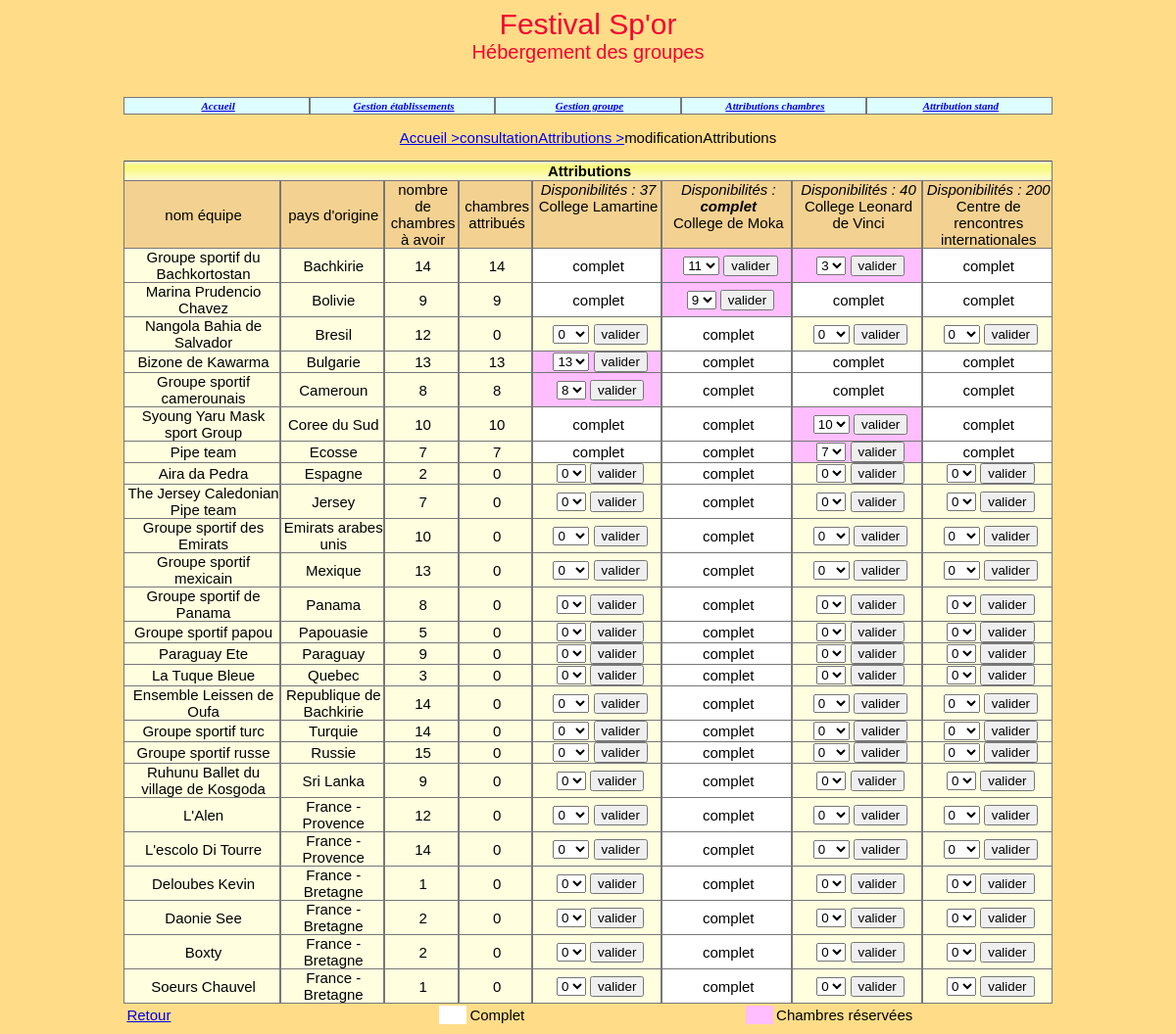
Page /modificationAttributions.php on the committed database.
### tables this page shows
create table Etablissement 
(idEtab char(8) not null, 
nomEtab varchar(45) not null,
adresseRue varchar(45) not null, 
codePostal char(5) not null, 
ville varchar(35) not null,
tel varchar(13) not null,
adresseElectronique varchar(70),
type tinyint(1) not null,
civiliteResponsable varchar(12) not null,
nomResponsable varchar(25) not null,
prenomResponsable varchar(25),
nombreChambresOffertes integer,
constraint pk_Etablissement primary key(idEtab));

create table Groupe
(idGroupe char(4) not null, 
nomGroupe varchar(40) not null, 
identiteResponsable varchar(40) default null,
adressePostale varchar(120) default null,
nombrePersonnes integer not null, 
nomPays varchar(40) not null, 
hebergement char(1) not null,
ligue varchar(40) default null,
stand bool not null,
constraint pk_Groupe primary key(idGroupe));

### _gestionBase.inc.php (called while the page is built, shortened)
<?php
function obtenirReqEtablissementsOffrantChambres($connexion)
{
   $req="select idEtab, nomEtab, nombreChambresOffertes from Etablissement where
         nombreChambresOffertes!=0 order by idEtab";
   $rsEtab=$connexion-> query($req );
   return $rsEtab->fetchAll();
}
function obtenirNbEtabOffrantChambres($connexion)
{
   $req="select count(*) as nombreEtabOffrantChambres from Etablissement where
         nombreChambresOffertes!=0";
   $rsEtabOffrantChambres=$connexion-> query($req);
   $lgEtabOffrantChambres=$rsEtabOffrantChambres->fetchAll();
   foreach ($lgEtabOffrantChambres as $row)
   {
      $EtabOffrantChambres = $row['nombreEtabOffrantChambres'];
   }
   return $EtabOffrantChambres;
}
function obtenirReqIdNomGroupesAHeberger()
{
   $req="select idGroupe, nomGroupe, nomPays, nombrePersonnes from Groupe where hebergement='O' order by idGroupe";
   return $req;
}
function obtenirNbOccup($connexion, $idEtab)
{
   $req="select IFNULL(sum(nombreChambres), 0) as totalChambresOccup from
        Attribution where idEtab='$idEtab'";
   $rsOccup=$connexion->query($req);
   $lgOccup=$rsOccup->fetchAll();
   foreach ($lgOccup as $row)
   {
      $chambre = $row['totalChambresOccup'];
   }
   return $chambre;
}
function obtenirNbOccupGroupe($connexion, $idEtab, $idGroupe)
{
   $req="select nombreChambres From Attribution where idEtab='$idEtab'
        and idGroupe='$idGroupe'";
   $rsAttribGroupe=$connexion->query($req);
   if ($lgAttribGroupe=$rsAttribGroupe->fetchAll())
   {
      foreach ($lgAttribGroupe as $row)
      {
         $nombreChambres = $row['nombreChambres'];
      }
      return $nombreChambres;
   }
   else
      return 0;
}
?>

### modificationAttributions.php (the view, shortened to what this page needs)
<?php
echo "<font size='2'>";
include("_debut.inc.php");
include("_gestionBase.inc.php");
echo "<table width='80%' cellpadding='0' cellspacing='0' align='center'>
   <tr>
   <td align='center'><a href='index.php'>Accueil ></a><a href='consultationAttributions.php'>consultationAttributions ></a>modificationAttributions</td>
   </tr>
</table>
<br>";
$nbEtabOffrantChambres=obtenirNbEtabOffrantChambres($connexion);
$nb=$nbEtabOffrantChambres+4;
$pourcCol=50/$nbEtabOffrantChambres;
echo "
<table width='80%' cellspacing='0' cellpadding='0' align='center'
class='tabQuadrille'>";
   echo "
   <tr class='enTeteTabQuad'>
      <td colspan=$nb><strong>Attributions</strong></td>
   </tr>";
   echo "
   <tr class='enTeteTabQuadSecond'>
      <td>nom équipe</td>
      <td>pays d'origine</td>
      <td>nombre de chambres à avoir</td>
      <td>chambres attribués</td>";
   $lgEtab=obtenirReqEtablissementsOffrantChambres($connexion);
   foreach ($lgEtab as $row)
   {
      $idEtab=$row["idEtab"];
      $nom=$row["nomEtab"];
      $nbOffre=$row["nombreChambresOffertes"];
      $nbOccup=obtenirNbOccup($connexion, $idEtab);
      $nbChLib = $nbOffre - $nbOccup;
      if($nbChLib==0)
      {
         echo "
         <td valign='top' width='$pourcCol%'><i>Disponibilités : <strong>complet </strong></i> <br>
         $nom</td>";
      }
      else
      {
         echo "
         <td valign='top' width='$pourcCol%'><i>Disponibilités : $nbChLib </i> <br>
         $nom </td>";
      }
   }
   echo "</tr>";
   $req=obtenirReqIdNomGroupesAHeberger();
   $rsGroupe=$connexion-> query($req);
   $lgGroupe=$rsGroupe->fetchAll();
   foreach ($lgGroupe as $row)
   {
      $idGroupe=$row['idGroupe'];
      $nom=$row['nomGroupe'];
      $nomPays =$row['nomPays'];
      $nbChambres =  intdiv($row['nombrePersonnes'],3);
      if($row['nombrePersonnes']%3>0)
      {
         $nbChambres = $nbChambres + 1;
      }
      echo "
      <tr class='ligneTabQuad'>
         <td width='15%'>$nom</td>
         <td width='10%'>$nomPays</td>
         <td width='5%'>$nbChambres</td>";
      $nbTotal=0;
      $lgEtab=obtenirReqEtablissementsOffrantChambres($connexion);
      foreach($lgEtab as $row)
      {
         $idEtab=$row['idEtab'];
         $nbOccupGroupe=obtenirNbOccupGroupe($connexion, $idEtab, $idGroupe);
         $nbTotal+=$nbOccupGroupe;
      }
      echo"<td width = '3%'>$nbTotal</td>";
      $lgEtab=obtenirReqEtablissementsOffrantChambres($connexion);
      foreach ($lgEtab as $row)
      {
         $idEtab=$row["idEtab"];
         $nbOffre=$row["nombreChambresOffertes"];
         $nbOccup=obtenirNbOccup($connexion, $idEtab);
         echo"<form method='POST' action='modificationAttributions.php'>
         <input type='hidden' value='validerModifAttrib' name='action'>
         <input type='hidden' value='$idEtab' name='idEtab'>
         <input type='hidden' value='$idGroupe' name='idGroupe'>";
         $nbChLib = $nbOffre - $nbOccup;
         $nbOccupGroupe=obtenirNbOccupGroupe($connexion, $idEtab, $idGroupe);
         if ($nbOccupGroupe!=0)
         {
            if($nbChLib + $nbOccupGroupe < $nbOccupGroupe+$nbChambres-$nbTotal)
            {
               $nbMax = $nbChLib + $nbOccupGroupe;
            }
            else
            {
               $nbMax = $nbOccupGroupe+$nbChambres-$nbTotal;
            }
            echo "<td class='reserve'>
            &nbsp;<select name='nbChambres'>
            ";
            for ($i=0; $i<=$nbMax; $i++)
            {
               if($nbOccupGroupe==$i)
                  echo"<option selected>$i</option>";
               else
                  echo "<option>$i</option>";
            }
            echo "</select>
            <input type='submit' value='valider'>
            </form>
            </td>";
         }
         else
         {
            if ($nbChLib != 0 && $nbChambres-$nbTotal>0)
            {
               if($nbChLib<$nbChambres-$nbTotal)
               {
                  $nbMax = $nbChLib;
               }
               else
               {
                  $nbMax = $nbChambres-$nbTotal;
               }
               echo "<td>
               &nbsp;<select name='nbChambres'>
               <option selected>0</option>";
               echo "</select>
               <input type='submit' value='valider'>
               </form>
               </td>";
            }
            else
            {
               echo "<td class='reserveSiLien'>complet</td>";
            }
         }
      }
       echo "</tr>";
   }
echo "
</table>";
echo "
<table align='center' width='80%'>
   <tr>
      <td width='34%' align='left'><a href='consultationAttributions.php'>Retour</a>
      </td>
      <td class='reserveSiLien'>&nbsp;</td>
      <td width='30%' align='left'>Complet</td>
      <td class='reserve'>&nbsp;</td>
      <td width='30%' align='left'>Chambres réservées</td>
   </tr>
</table>
</font>";
?>

### css/cssGeneral.css (style rules this page uses)
.basePage { background-color:#FFDD88; color:black; font:11px Arial, Helvetica, sans-serif; }
td,tr { font:15px Arial, Helvetica, sans-serif; }
table.tabQuadrille td { border-bottom:1px solid #777777; border-right:1px solid #777777; border-left:1px solid #777777; border-top:1px #777777; padding-left:3px; }
tr.enTeteTabQuad { background-image:url('../images/xpBarre.jpg'); height:21px; text-align:center; }
tr.ligneTabQuad { background-color:#FFFFE0; text-align:center; color:black; }
td.reserveSiLien { background-color:#FFFFFF; color:black; }
td.reserve { background-color:#FFBEFF; color:black; }
tr.enTeteTabQuadSecond { background-color:#F3D190; text-align:center; color:black; }

### rows in the picture
etablissement: $pourcCol 12.5 (drawn), nbChLib "37", nomEtab "College Lamartine", nombreChambresOffertes "complet"
etablissement: $pourcCol 12.5 (drawn), nomEtab "College de Moka", nombreChambresOffertes "complet"
etablissement: $pourcCol 12.5 (drawn), nombreChambresOffertes "40", nomEtab "College Leonard de Vinci", shows "complet"
etablissement: $pourcCol 12.5 (drawn), nombreChambresOffertes "200", nomEtab "Centre de rencontres internationales", shows "complet"
groupe: nomGroupe "Groupe sportif du Bachkortostan", nomPays "Bachkirie", nbChambres "14", nbTotal "14"
groupe: nomGroupe "Marina Prudencio Chavez", nomPays "Bolivie", nbChambres "9", nbTotal "9"
groupe: nomGroupe "Nangola Bahia de Salvador", nomPays "Bresil", nbChambres "12", nbTotal "0"
groupe: nomGroupe "Bizone de Kawarma", nomPays "Bulgarie", nbChambres "13", nbTotal "13"
groupe: nomGroupe "Groupe sportif camerounais", nomPays "Cameroun", nbChambres "8", nbTotal "8"
groupe: nomGroupe "Syoung Yaru Mask sport Group", nomPays "Coree du Sud", nbChambres "10", nbTotal "10"
groupe: nomGroupe "Pipe team", nomPays "Ecosse", nbChambres "7", nbTotal "7"
groupe: nomGroupe "Aira da Pedra", nomPays "Espagne", nbChambres "2", nbTotal "0"
groupe: nomGroupe "The Jersey Caledonian Pipe team", nomPays "Jersey", nombrePersonnes "7", nbTotal "0"
groupe: nomGroupe "Groupe sportif des Emirats", nomPays "Emirats arabes unis", nombrePersonnes "10", nbTotal "0"
groupe: nomGroupe "Groupe sportif mexicain", nomPays "Mexique", nbChambres "13", nbTotal "0"
groupe: nomGroupe "Groupe sportif de Panama", nomPays "Panama", nbChambres "8", nbTotal "0"
groupe: nomGroupe "Groupe sportif papou", nomPays "Papouasie", nbChambres "5", nbTotal "0"
groupe: nomGroupe "Paraguay Ete", nomPays "Paraguay", nbChambres "9", nbTotal "0"
groupe: nomGroupe "La Tuque Bleue", nomPays "Quebec", nbChambres "3", nbTotal "0"
groupe: nomGroupe "Ensemble Leissen de Oufa", nomPays "Republique de Bachkirie", nbChambres "14", nbTotal "0"
groupe: nomGroupe "Groupe sportif turc", nomPays "Turquie", nbChambres "14", nbTotal "0"
groupe: nomGroupe "Groupe sportif russe", nomPays "Russie", nbChambres "15", nbTotal "0"
groupe: nomGroupe "Ruhunu Ballet du village de Kosgoda", nomPays "Sri Lanka", nombrePersonnes "9", nbTotal "0"
groupe: nomGroupe "L'Alen", nomPays "France - Provence", nbChambres "12", nbTotal "0"
groupe: nomGroupe "L'escolo Di Tourre", nomPays "France - Provence", nbChambres "14", nbTotal "0"
groupe: nomGroupe "Deloubes Kevin", nomPays "France - Bretagne", nbChambres "1", nbTotal "0"
groupe: nomGroupe "Daonie See", nomPays "France - Bretagne", nbChambres "2", nbTotal "0"
groupe: nomGroupe "Boxty", nomPays "France - Bretagne", nbChambres "2", nbTotal "0"
groupe: nomGroupe "Soeurs Chauvel", nomPays "France - Bretagne", nbChambres "1", nbTotal "0"

### other values in the picture
form field nbChambres "11"
form field nbChambres "3"
form field nbChambres "9"
form field nbChambres "13"
form field nbChambres "8"
form field nbChambres "10"
form field nbChambres "7"
